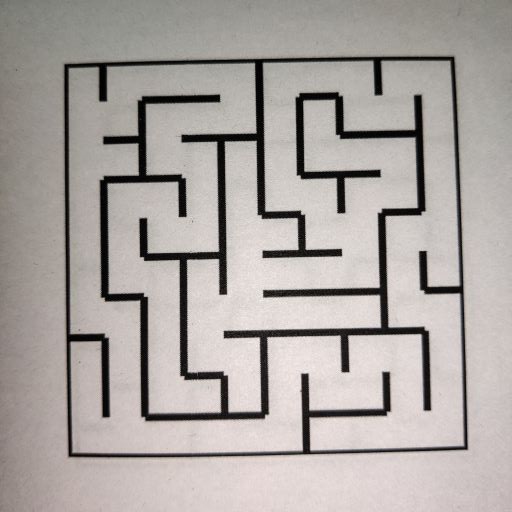
#> input picture task_1b_detect_and_encode_maze/test_cases/maze00.jpg, 512 x 512 px; its folder holds only this picture in this run
$ python task_1b.py
#> lines starting #> are read from the running program, lines starting #| are printed output that depends on the picture; after the words box and inside, x2 and y2 are one past the last pixel; in counts of white or black regions, pixels touching at a corner belong together
'''
*****************************************************************************************
*
*        		===============================================
*           		Nirikshak Bot (NB) Theme (eYRC 2020-21)
*        		===============================================
*
*  This script is to implement Task 1B of Nirikshak Bot (NB) Theme (eYRC 2020-21).
*
*  This software is made available on an "AS IS WHERE IS BASIS".
*  Licensee/end user indemnifies and will keep e-Yantra indemnified from
*  any and all claim(s) that emanate from the use of the Software or
*  breach of the terms of this agreement.
*
*  e-Yantra - An MHRD project under National Mission on Education using ICT (NMEICT)
*
*****************************************************************************************
'''

# Team ID:			[ 1756 ]
# Author List:		[ Serena Raju ]
# Filename:			task_1b.py
# Functions:		applyPerspectiveTransform, detectMaze, writeToCsv
# 					[ order_points, four_point_transform, sort_contours ]
# Global variables:
# 					[ List of global variables defined in this file ]


####################### IMPORT MODULES #######################
## You are not allowed to make any changes in this section. ##
## You have to implement this task with the three available ##
## modules for this task (numpy, opencv, csv)               ##
##############################################################
import numpy as np
import cv2
import csv
##############################################################


################# ADD UTILITY FUNCTIONS HERE #################
## You can define any utility functions for your code.      ##
## Please add proper comments to ensure that your code is   ##
## readable and easy to understand.                         ##
##############################################################

def order_points(pts):
	# initialzie a list of coordinates that will be ordered
	# such that the first entry in the list is the top-left,
	# the second entry is the top-right, the third is the
	# bottom-right, and the fourth is the bottom-left
	rect = np.zeros((4, 2), dtype = "float32")
	# the top-left point will have the smallest sum, whereas
	# the bottom-right point will have the largest sum
	s = pts.sum(axis = 1)
	rect[0] = pts[np.argmin(s)]
	rect[2] = pts[np.argmax(s)]
	# now, computing the difference between the points, the
	# top-right point will have the smallest difference,
	# whereas the bottom-left will have the largest difference
	diff = np.diff(pts, axis = 1)
	rect[1] = pts[np.argmin(diff)]
	rect[3] = pts[np.argmax(diff)]
	# return the ordered coordinates
	return rect

def four_point_transform(image, pts):
	# obtaining a consistent order of the points and unpacking them

	rect = order_points(pts)
	(tl, tr, br, bl) = rect
	# computing the width of the new image, which will be the
	# maximum distance between bottom-right and bottom-left
	# x-coordiates or the top-right and top-left x-coordinates
	widthA = np.sqrt(((br[0] - bl[0]) ** 2) + ((br[1] - bl[1]) ** 2))
	widthB = np.sqrt(((tr[0] - tl[0]) ** 2) + ((tr[1] - tl[1]) ** 2))
	maxWidth = max(int(widthA), int(widthB))
	# compute the height of the new image, which will be the
	# maximum distance between the top-right and bottom-right
	# y-coordinates or the top-left and bottom-left y-coordinates
	heightA = np.sqrt(((tr[0] - br[0]) ** 2) + ((tr[1] - br[1]) ** 2))
	heightB = np.sqrt(((tl[0] - bl[0]) ** 2) + ((tl[1] - bl[1]) ** 2))
	maxHeight = max(int(heightA), int(heightB))
	# constructing the set of destination points to obtain a
	# top-down view of the image, again specifying points
	# in the specified order
	dst = np.array([
		[0, 0],
		[maxWidth - 1, 0],
		[maxWidth - 1, maxHeight - 1],
		[0, maxHeight - 1]], dtype = "float32")
	# compute the perspective transform matrix and then apply it
	M = cv2.getPerspectiveTransform(rect, dst)
	warped = cv2.warpPerspective(image, M, (maxWidth, maxHeight))
	# return the warped image
	return warped

def sort_contours(cnts, method="left-to-right"):
    # initialize the reverse flag and sort index
    reverse = False
    i = 0

    boundingBoxes = [cv2.boundingRect(c) for c in cnts]
    (cnts, boundingBoxes) = zip(*sorted(zip(cnts, boundingBoxes),
					key=lambda b: b[1][i], reverse=reverse))

    # return the list of sorted contours and bounding boxes
    return cnts

##############################################################


def applyPerspectiveTransform(input_img):

	"""
	Purpose:
	---
	takes a maze test case image as input and applies a Perspective Transfrom on it to isolate the maze

	Input Arguments:
	---
	`input_img` :   [ numpy array ]
		maze image in the form of a numpy array

	Returns:
	---
	`warped_img` :  [ numpy array ]
		resultant warped maze image after applying Perspective Transform

	Example call:
	---
	warped_img = applyPerspectiveTransform(input_img)
	"""

	warped_img = None

	##############	ADD YOUR CODE HERE	##############

	# general pre-processing
	gray = cv2.cvtColor(np.asarray(input_img),cv2.COLOR_BGR2GRAY)
	#Convert to grayscale image
	#edged = cv2.Canny(gray, 290, 295)
	gray = cv2.GaussianBlur(gray, (5, 5), 0)

	edged = cv2.Canny(gray, 200, 450)

	cv2.imwrite('testing.jpg', edged)
	#Determine edges of objects in an image
	(cnts,_) = cv2.findContours(edged,cv2.RETR_EXTERNAL,cv2.CHAIN_APPROX_SIMPLE)
	print(len(cnts))
	#Find contours in an image
	shape = input_img.shape[:-1]
	h, w = shape
	size = tuple(list(shape)[::-1])
	cnts = np.array(sort_contours(cnts), dtype = np.float32)
	# loop over the contours
	for c in cnts:
	# approximate the contour
		peri = cv2.arcLength(c,True)
		approx = cv2.approxPolyDP(c, 0.02 * peri,True)
		if len(approx) == 4:
			screenCnt = approx
			break
	# show the contour (outline) of the maze
	# apply the four point transform to obtain a perfect
	# view of the original image
	ratio = 1
	warp = four_point_transform(input_img, screenCnt.astype(float).reshape(4, 2) * ratio)
	warped_img1 = cv2.cvtColor(warp, cv2.COLOR_BGR2GRAY)
	warped_img = cv2.resize(warped_img1, (1280, 1280))

	##################################################

	return warped_img


def detectMaze(warped_img):

	"""
	Purpose:
	---
	takes the warped maze image as input and returns the maze encoded in form of a 2D array

	Input Arguments:
	---
	`warped_img` :    [ numpy array ]
		resultant warped maze image after applying Perspective Transform

	Returns:
	---
	`maze_array` :    [ nested list of lists ]
		encoded maze in the form of a 2D array

	Example call:
	---
	maze_array = detectMaze(warped_img)
	"""

	maze_array = []

	##############	ADD YOUR CODE HERE	##############
	r,c = warped_img.shape
	#saving the warped_img shape so we don't lose out on the size

	warp = cv2.resize(warped_img, (r, r), interpolation = cv2.INTER_AREA)
	#aspect ratio to be 1:1
	cv2.imwrite('warp.jpg', warp)

	ret, thresh = cv2.threshold(warp, 100, 255, cv2.THRESH_BINARY_INV)
	cv2.imwrite('warp.jpg', thresh)
	if (r>410):
		ke = 21 #kernel size of 20
		kernel1 = np.ones((ke, ke), np.uint8)
		ke = 21
		kernel2 = np.ones((ke, ke), np.uint8)
	else:
		ke = 10 #kernel size of 21
		kernel1 = np.ones((ke, ke), np.uint8)
		ke = 10
		kernel2 = np.ones((ke, ke), np.uint8)


	dilation1 = cv2.dilate(thresh, kernel1, iterations=1)
	dilation2 = cv2.dilate(thresh, kernel2, iterations=1)
	# dilating the output since to make our assertions more accurate
	cv2.imwrite('dilate.jpg', dilation1)

	r,c = dilation1.shape

	mat = np.empty((0,), dtype=int)
	# matrix that'll hold the cell values

	for ro in range(0, r - int(r/10)+1, int(r/10)):
		row = np.empty((0,1), dtype= int)
		for co in range(0, c - int(c/10)+1, int(c/10)):
			sum_t = 0
			x = dilation1[ro:ro + int(r/10),co :co + int(c/10)]
			# saving each cell as a kernel
			# total 10 cells
			result = np.all((x == 255), axis=0)
			#saving the column borders
			if result[0]:
				sum_t += 1
			if result[int(c/10)-1]:
				sum_t += 4
			x = dilation2[ro:ro + int(r/10),co :co + int(c/10)]
			result = np.all((x == 255), axis=1)
			#saving the row borders
			if result[0]:
				sum_t += 2
			if result[int(r/10)-1]:
				sum_t += 8
			row = np.append(row, [sum_t])

		mat = np.append(mat, row, axis = 0)
	mat = mat.reshape(10,10)
	# for making sure we have the array in the proper format
	maze_array = mat.tolist()
	# converting array to the expected list format

	##################################################

	return maze_array


# NOTE:	YOU ARE NOT ALLOWED TO MAKE ANY CHANGE TO THIS FUNCTION
def writeToCsv(csv_file_path, maze_array):

	"""
	Purpose:
	---
	takes the encoded maze array and csv file name as input and writes the encoded maze array to the csv file

	Input Arguments:
	---
	`csv_file_path` :	[ str ]
		file path with name for csv file to write

	`maze_array` :		[ nested list of lists ]
		encoded maze in the form of a 2D array

	Example call:
	---
	warped_img = writeToCsv('test_cases/maze00.csv', maze_array)
	"""

	with open(csv_file_path, 'w', newline='') as file:
		writer = csv.writer(file)
		writer.writerows(maze_array)


# NOTE:	YOU ARE NOT ALLOWED TO MAKE ANY CHANGE TO THIS FUNCTION
#
# Function Name:    main
#        Inputs:    None
#       Outputs:    None
#       Purpose:    This part of the code is only for testing your solution. The function first takes 'maze00.jpg'
# 					as input, applies Perspective Transform by calling applyPerspectiveTransform function,
# 					encodes the maze input in form of 2D array by calling detectMaze function and writes this data to csv file
# 					by calling writeToCsv function, it then asks the user whether to repeat the same on all maze images
# 					present in 'test_cases' folder or not. Write your solution ONLY in the space provided in the above
# 					applyPerspectiveTransform and detectMaze functions.

if __name__ == "__main__":

	# path directory of images in 'test_cases' folder
	img_dir_path = 'test_cases/'

	# path to 'maze00.jpg' image file
	file_num = 0
	img_file_path = img_dir_path + 'maze0' + str(file_num) + '.jpg'

	print('\n============================================')
	print('\nFor maze0' + str(file_num) + '.jpg')

	# path for 'maze00.csv' output file
	csv_file_path = img_dir_path + 'maze0' + str(file_num) + '.csv'

	# read the 'maze00.jpg' image file
	input_img = cv2.imread(img_file_path)
#> input_img is the input picture: shape (512, 512, 3); mean B, G, R 161.5, 164.9, 171

	# get the resultant warped maze image after applying Perspective Transform
	warped_img = applyPerspectiveTransform(input_img)
#> in applyPerspectiveTransform, `gray = cv2.GaussianBlur(gray, (5, 5), 0)`:
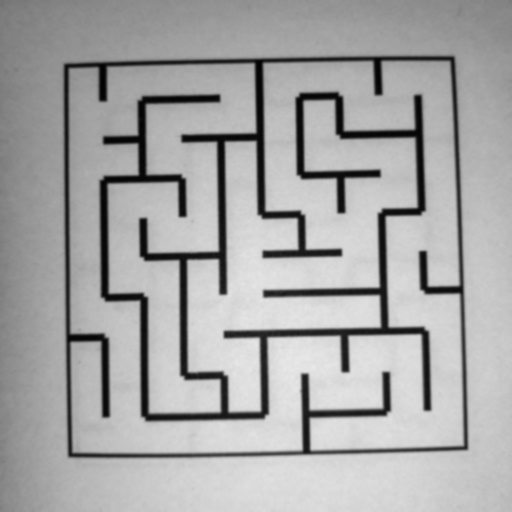
#> gray: shape (512, 512); min 2, max 232, mean 166.3
#> in applyPerspectiveTransform, `edged = cv2.Canny(gray, 200, 450)`:
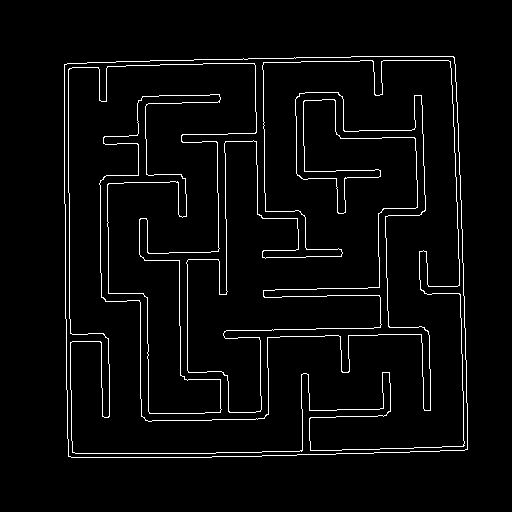
#> edged: shape (512, 512); 3.5% white in thin lines or dots, all inside (x1, y1, x2, y2) = (64, 56, 468, 458)
#> in applyPerspectiveTransform, `(cnts,_) = cv2.findContours(edged,cv2.RETR_EXTERNAL,cv2.CHAIN_APPROX_S..`: cnts = 1 contour; box (x1, y1, x2, y2) and area: (64, 56, 468, 458) 157144
#| 1
#> in sort_contours, `boundingBoxes = [cv2.boundingRect(c) for c in cnts]`: boundingBoxes = [(64, 56, 404, 402)]
#> in sort_contours, `(cnts, boundingBoxes) = zip(*sorted(zip(cnts, boundingBoxes), key=lamb..`: boundingBoxes = ((64, 56, 404, 402),)
#> the loop in applyPerspectiveTransform, `for c in cnts:` made 1 pass
#> (peri, screenCnt) on pass 1: (1589.2, [[453, 56], [64, 64], [68, 456], [467, 449]])
#> in order_points, `s = pts.sum(axis = 1)`: s = [509, 128, 524, 916]
#> in order_points, `diff = np.diff(pts, axis = 1)`: diff = [-397, 0, 388, -18]
#> in four_point_transform, `rect = order_points(pts)`: rect = [[64, 64], [453, 56], [467, 449], [68, 456]]
#> in four_point_transform, `(tl, tr, br, bl) = rect`: tl = [64, 64]; tr = [453, 56]; br = [467, 449]; bl = [68, 456]
#> in four_point_transform, `widthA = np.sqrt(((br[0] - bl[0]) ** 2) + ((br[1] - bl[1]) ** 2))`: widthA = 399.1
#> in four_point_transform, `widthB = np.sqrt(((tr[0] - tl[0]) ** 2) + ((tr[1] - tl[1]) ** 2))`: widthB = 389.1
#> in four_point_transform, `maxWidth = max(int(widthA), int(widthB))`: maxWidth = 399
#> in four_point_transform, `heightA = np.sqrt(((tr[0] - br[0]) ** 2) + ((tr[1] - br[1]) ** 2))`: heightA = 393.2
#> in four_point_transform, `heightB = np.sqrt(((tl[0] - bl[0]) ** 2) + ((tl[1] - bl[1]) ** 2))`: heightB = 392
#> in four_point_transform, `maxHeight = max(int(heightA), int(heightB))`: maxHeight = 393
#> in four_point_transform, `dst = np.array([ [0, 0], [maxWidth - 1, 0], [maxWidth - 1, maxHeight -..`: dst = [[0, 0], [398, 0], [398, 392], [0, 392]]
#> in four_point_transform, `M = cv2.getPerspectiveTransform(rect, dst)`: M = [[1.03, -0.0105, -65.3], [0.0212, 1.03, -67.29], [9.09e-06, 6.55e-05, 1]]
#> in four_point_transform, `warped = cv2.warpPerspective(image, M, (maxWidth, maxHeight))`:
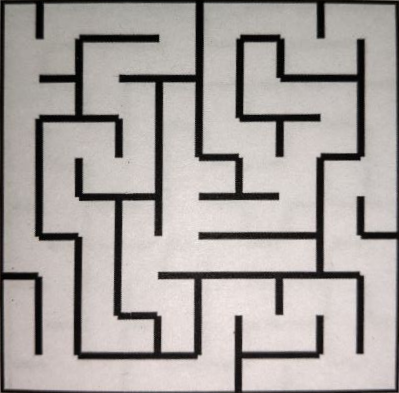
#> warped: shape (393, 399, 3); mean B, G, R 160.7, 163.6, 169.4
#> in applyPerspectiveTransform, `warped_img = cv2.resize(warped_img1, (1280, 1280))`:
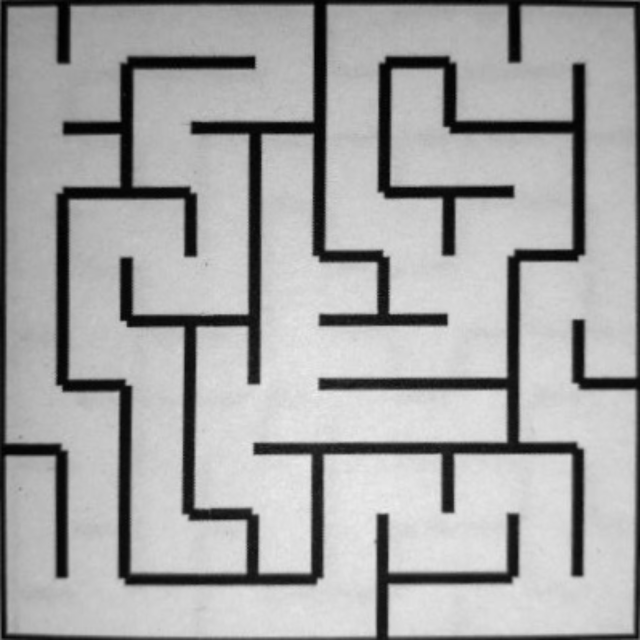
#> warped_img: shape (1280, 1280) (shown at 1/2 size); min 0, max 238, mean 164.9

	if type(warped_img) is np.ndarray:

		# get the encoded maze in the form of a 2D array
		maze_array = detectMaze(warped_img)
#> in detectMaze, `ret, thresh = cv2.threshold(warp, 100, 255, cv2.THRESH_BINARY_INV)`:
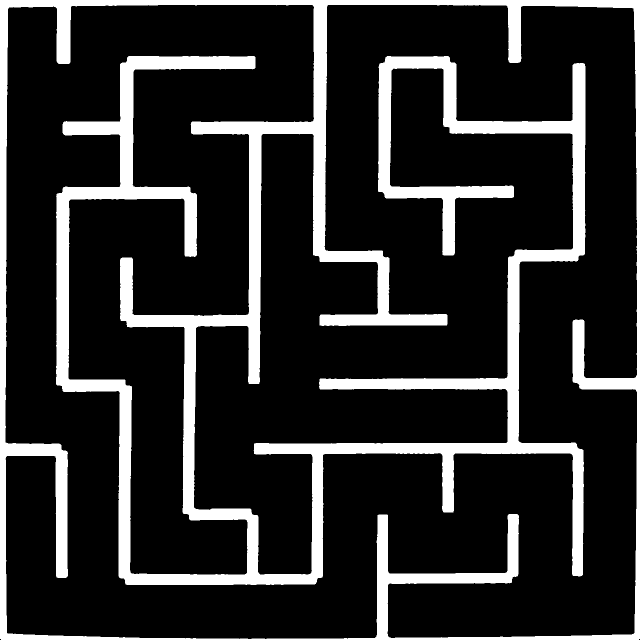
#> thresh: shape (1280, 1280) (shown at 1/2 size); 17.4% white; 1 white region, box (x1, y1, x2, y2) and area: (0, 0, 1280, 1280) 285037
#> in detectMaze, `dilation1 = cv2.dilate(thresh, kernel1, iterations=1)`:
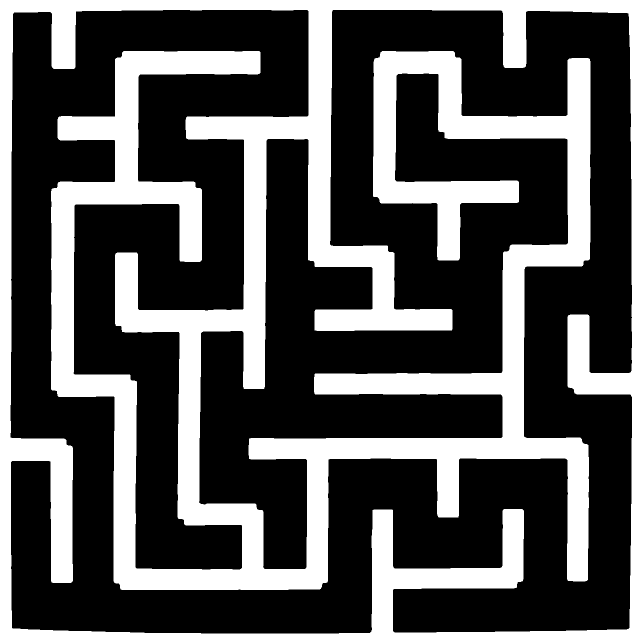
#> dilation1: shape (1280, 1280) (shown at 1/2 size); 33.2% white; 1 white region, box (x1, y1, x2, y2) and area: (0, 0, 1280, 1280) 543585
#> maze_array = 10 items, first 6: [7, 3, 10, 10, 6, 3, 10, 6, 3, 6], [1, 12, 3, 10, 12, 5, 7, 9, 12, 5], [1, 14, 9, 6, 7, 5, 9, 10, 6, 5], [5, 3, 6, 5, 5, 9, 6, 3, 12, 5], [5, 5, 9, 12, 1, 14, 9, 4, 3, 4], [5, 9, 6, 7, 1, 10, 10, 12, 5, 13]

		if (type(maze_array) is list) and (len(maze_array) == 10):

			print('\nEncoded Maze Array = %s' % (maze_array))
#> (printed output is left out)
			print('\n============================================')

			# writes the encoded maze array to the csv file
			writeToCsv(csv_file_path, maze_array)

			cv2.imshow('warped_img_0' + str(file_num), warped_img)
			cv2.waitKey(0)
			cv2.destroyAllWindows()

		else:

			print('\n[ERROR] maze_array returned by detectMaze function is not complete. Check the function in code.\n')
			exit()

	else:

		print('\n[ERROR] applyPerspectiveTransform function is not returning the warped maze image in expected format! Check the function in code.\n')
		exit()

	choice = input('\nDo you want to run your script on all maze images ? => "y" or "n": ')
#> the answer given: test_cases/maze00.jpg

	if choice == 'y':

		for file_num in range(1, 10):

			# path to image file
			img_file_path = img_dir_path + 'maze0' + str(file_num) + '.jpg'

			print('\n============================================')
			print('\nFor maze0' + str(file_num) + '.jpg')

			# path for csv output file
			csv_file_path = img_dir_path + 'maze0' + str(file_num) + '.csv'

			# read the image file
			input_img = cv2.imread(img_file_path)

			# get the resultant warped maze image after applying Perspective Transform
			warped_img = applyPerspectiveTransform(input_img)

			if type(warped_img) is np.ndarray:

				# get the encoded maze in the form of a 2D array
				maze_array = detectMaze(warped_img)

				if (type(maze_array) is list) and (len(maze_array) == 10):

					print('\nEncoded Maze Array = %s' % (maze_array))
					print('\n============================================')

					# writes the encoded maze array to the csv file
					writeToCsv(csv_file_path, maze_array)

					cv2.imshow('warped_img_0' + str(file_num), warped_img)
					cv2.waitKey(0)
					cv2.destroyAllWindows()

				else:

					print('\n[ERROR] maze_array returned by detectMaze function is not complete. Check the function in code.\n')
					exit()

			else:

				print('\n[ERROR] applyPerspectiveTransform function is not returning the warped maze image in expected format! Check the function in code.\n')
				exit()

	else:

		print('')
